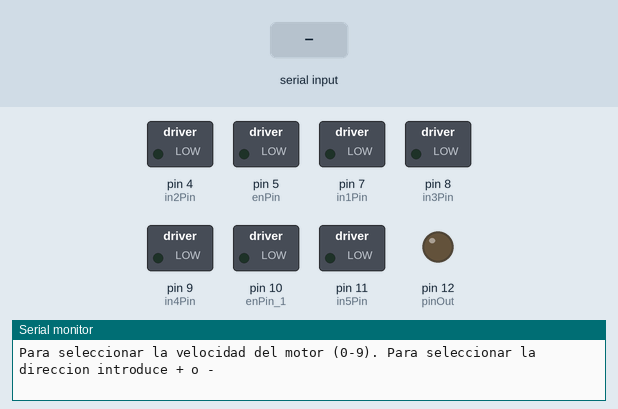
A sketch run on a simulated Arduino Uno, built with avr-gcc and run on an emulated ATmega328P. Parts: switched loads named in the sketch (green lamp = pin HIGH), output pins drawn as LEDs (lit = HIGH), the last lines printed to the serial monitor. The test bench sets the inputs (shaded band).

Above: at 1.2 s.
1.3 s: "+" received over Serial
At 2.1 s:
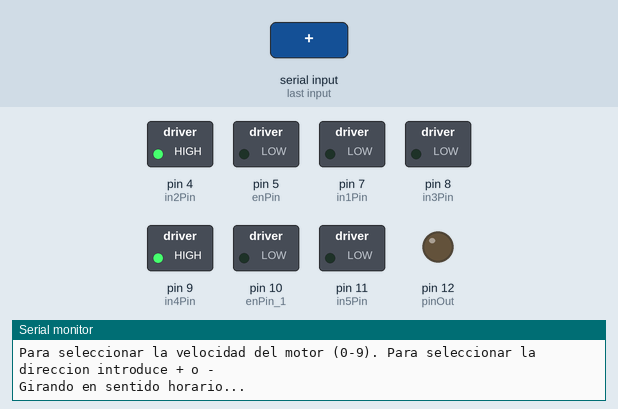
2.8 s: "-" received over Serial
At 3.3 s:
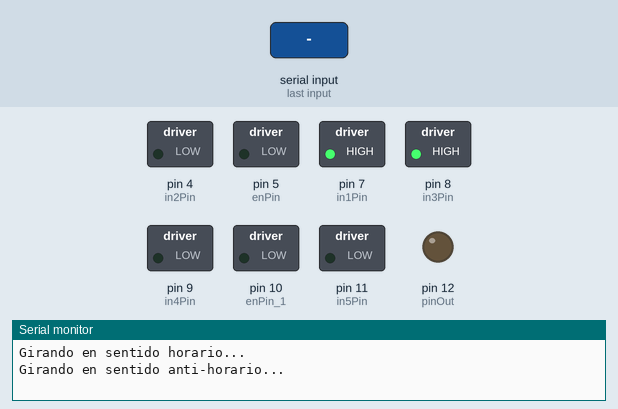
4.3 s: "1" received over Serial
At 5.5 s:
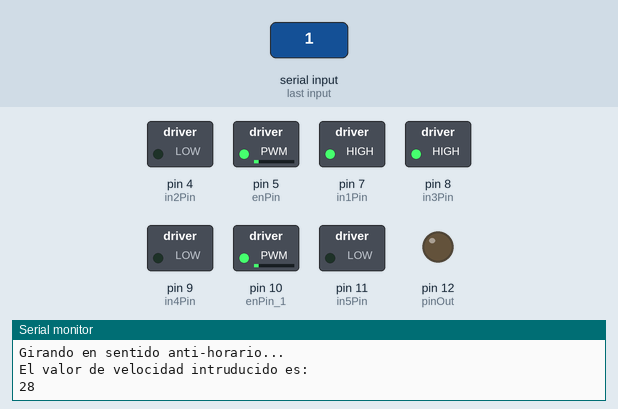
5.8 s: "+" received over Serial
At 6.8 s:
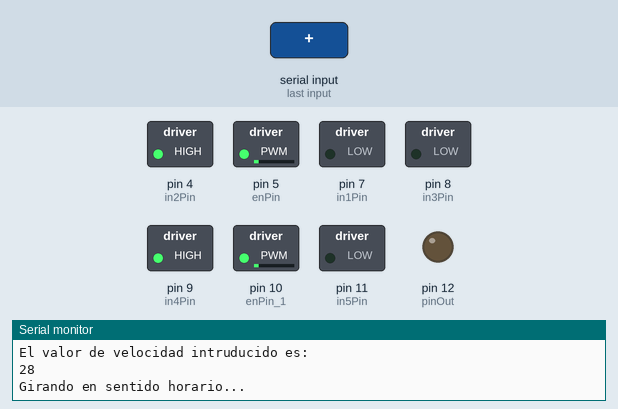
Timing chart, 0 to 8.3 s (numbered marks = the images above; inputs shaded):
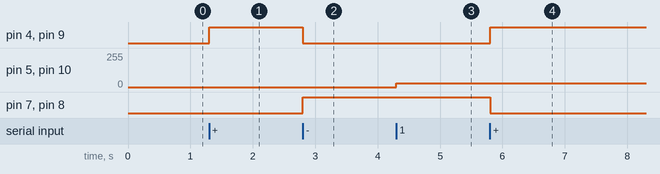

The sketch:

Contro_Motores.ino
```cpp
const int enPin = 5; // PWM se conecta al pin 1 del puente-H

const int in1Pin = 7; // Entrada 2 del puente-H

const int in2Pin = 4; // Entrada 7 del puente-H

const int enPin_1 = 10; //PWN se conecta al pin 11 del puente-H
const int in3Pin = 8;  //Entrada 15 del puente-H
const int in4Pin = 9; //Entrada 10 del puente -H

const int in5Pin = 11; //Entrada del Led
int in = 0;
byte pinOut = 12;

void setup() {

Serial.begin(9600); //Iniciamos la comunicacion serial

pinMode(in1Pin, OUTPUT);

pinMode(in2Pin, OUTPUT);

pinMode(in3Pin, OUTPUT);
pinMode(in4Pin, OUTPUT);

pinMode(in5Pin, OUTPUT);


pinMode(pinOut, OUTPUT);
//pinMode(Pin_TIP_2, OUTPUT);

Serial.println("Para seleccionar la velocidad del motor (0-9). Para seleccionar la direccion introduce + o -"); //Imprime en la consola puerto serie

}


void loop() {


  if ( Serial.available()) { //Comprobamos que el puerto serial esta disponible para la comunicacion

    char ch = Serial.read(); //Leemos las variables que introducimos desde el teclado por el monitor serial

    if(ch >= '0' && ch <= '9') {

      int speed = map(ch, '0', '9', 0, 255); // Adaptamos el numero a una escala de 0 a 255

      analogWrite(enPin, speed);
      analogWrite(enPin_1, speed);

      Serial.println("El valor de velocidad intruducido es:");

      Serial.println(speed); //Escribe el valor analogico PWM enPin

    }

    else if (ch == '+') {

      Serial.println("Girando en sentido horario...");

      digitalWrite(in1Pin,LOW);

      digitalWrite(in2Pin,HIGH);


       digitalWrite(in3Pin,LOW);

      digitalWrite(in4Pin,HIGH);


       digitalWrite(in5Pin,LOW);

      digitalWrite(in5Pin,HIGH);

      analogWrite(in5Pin,LOW);


//Tip
      analogWrite(pinOut,in);


    }

    else if (ch == '-') {

      Serial.println("Girando en sentido anti-horario...");

      digitalWrite(in1Pin,HIGH);

      digitalWrite(in2Pin,LOW);

       digitalWrite(in3Pin,HIGH);

      digitalWrite(in4Pin,LOW);

      digitalWrite(in5Pin,HIGH);

      digitalWrite(in5Pin,LOW);

      analogWrite(pinOut,in);


    }

    else {

      Serial.print("Caracter no reconocido. Error.");

      Serial.println(ch);

    }

  }

}
```

Measured:
- after the input at 1.3 s, pin 4 (in2Pin), pin 9 (in4Pin): LOW → HIGH at once
- after the input at 2.8 s, pin 4 (in2Pin), pin 9 (in4Pin): HIGH → LOW at once; pin 7 (in1Pin), pin 8 (in3Pin): LOW → HIGH at once
- after the input at 4.3 s, pin 5 (enPin), pin 10 (enPin_1): 0/255 → 28/255 at once
- after the input at 5.8 s, pin 4 (in2Pin), pin 9 (in4Pin): LOW → HIGH at once; pin 7 (in1Pin), pin 8 (in3Pin): HIGH → LOW at once
